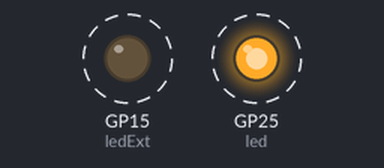
Simulated run of this program. Board: Raspberry Pi Pico running CircuitPython. On the bench: output pins drawn as LEDs (lit = HIGH). Dashed ring = blinking.

Above: at 0.2 s.
Timing chart, 0 to 3.0 s (numbered marks = the images above):
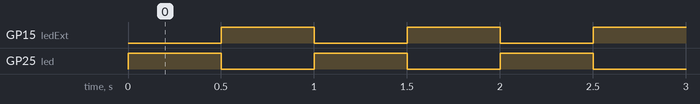

Measured:
- by itself, GP15 (ledExt), GP25 (led): alternates HIGH for 0.50 s and LOW for 0.50 s

The program:

BlinkenLight.py
```python
# Turn on & off digital out
import time
import board
import digitalio

led = digitalio.DigitalInOut(board.LED)
ledExt = digitalio.DigitalInOut(board.GP15)
led.direction = digitalio.Direction.OUTPUT
ledExt.direction = digitalio.Direction.OUTPUT

while True:
    led.value = True
    ledExt.value = False
    time.sleep(0.5)
    led.value = False
    ledExt.value = True
    time.sleep(0.5)
```
